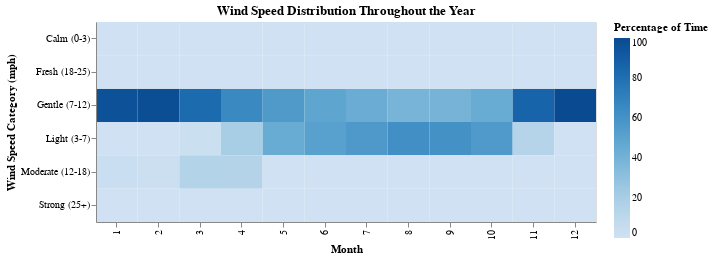

The cell this chart's notebook holds for it:
### Code cell
# Wind speed distribution analysis
wind_speed_dist = df[['Month', 'Season', 'HLY-WIND-AVGSPD']].copy()
wind_speed_dist['Speed_Category'] = pd.cut(wind_speed_dist['HLY-WIND-AVGSPD'], 
                                          bins=[0, 3, 7, 12, 18, 25, float('inf')],
                                          labels=['Calm (0-3)', 'Light (3-7)', 'Gentle (7-12)', 
                                                 'Moderate (12-18)', 'Fresh (18-25)', 'Strong (25+)'])

# Create wind speed distribution heatmap
speed_dist = wind_speed_dist.groupby(['Month', 'Speed_Category']).size().reset_index(name='Count')
speed_dist['Percentage'] = speed_dist.groupby('Month')['Count'].transform(lambda x: (x / x.sum()) * 100)

speed_heatmap = alt.Chart(speed_dist).mark_rect().encode(
    x=alt.X('Month:O', title='Month'),
    y=alt.Y('Speed_Category:N', title='Wind Speed Category (mph)'),
    color=alt.Color('Percentage:Q', 
                    scale=alt.Scale(scheme='blues'),
                    title='Percentage of Time'),
    tooltip=['Month:O', 'Speed_Category:N', 'Percentage:Q']
).properties(
    width=500,
    height=200,
    title='Wind Speed Distribution Throughout the Year'
)

speed_heatmap

### Figure 1 — Vega-Lite specification as saved in the notebook (floating-point values rounded to 4 significant figures)
{"config": {"view": {"continuousWidth": 300, "continuousHeight": 300}}, "data": {"name": "data-be652c226de4b5d36e2c7075203129cc"}, "mark": {"type": "rect"}, "encoding": {"color": {"field": "Percentage", "scale": {"scheme": "blues"}, "title": "Percentage of Time", "type": "quantitative"}, "tooltip": [{"field": "Month", "type": "ordinal"}, {"field": "Speed_Category", "type": "nominal"}, {"field": "Percentage", "type": "quantitative"}], "x": {"field": "Month", "title": "Month", "type": "ordinal"}, "y": {"field": "Speed_Category", "title": "Wind Speed Category (mph)", "type": "nominal"}}, "height": 200, "title": "Wind Speed Distribution Throughout the Year", "width": 500, "$schema": "https://vega.github.io/schema/vega-lite/v5.20.1.json", "datasets": {"data-be652c226de4b5d36e2c7075203129cc": [{"Month": 1, "Speed_Category": "Calm (0-3)", "Count": 0, "Percentage": 0.0}, {"Month": 1, "Speed_Category": "Light (3-7)", "Count": 0, "Percentage": 0.0}, {"Month": 1, "Speed_Category": "Gentle (7-12)", "Count": 716, "Percentage": 96.24}, {"Month": 1, "Speed_Category": "Moderate (12-18)", "Count": 28, "Percentage": 3.763}, {"Month": 1, "Speed_Category": "Fresh (18-25)", "Count": 0, "Percentage": 0.0}, {"Month": 1, "Speed_Category": "Strong (25+)", "Count": 0, "Percentage": 0.0}, {"Month": 2, "Speed_Category": "Calm (0-3)", "Count": 0, "Percentage": 0.0}, {"Month": 2, "Speed_Category": "Light (3-7)", "Count": 0, "Percentage": 0.0}, {"Month": 2, "Speed_Category": "Gentle (7-12)", "Count": 658, "Percentage": 97.92}, {"Month": 2, "Speed_Category": "Moderate (12-18)", "Count": 14, "Percentage": 2.083}, {"Month": 2, "Speed_Category": "Fresh (18-25)", "Count": 0, "Percentage": 0.0}, {"Month": 2, "Speed_Category": "Strong (25+)", "Count": 0, "Percentage": 0.0}, {"Month": 3, "Speed_Category": "Calm (0-3)", "Count": 0, "Percentage": 0.0}, {"Month": 3, "Speed_Category": "Light (3-7)", "Count": 20, "Percentage": 2.688}, {"Month": 3, "Speed_Category": "Gentle (7-12)", "Count": 609, "Percentage": 81.85}, {"Month": 3, "Speed_Category": "Moderate (12-18)", "Count": 115, "Percentage": 15.46}, {"Month": 3, "Speed_Category": "Fresh (18-25)", "Count": 0, "Percentage": 0.0}, {"Month": 3, "Speed_Category": "Strong (25+)", "Count": 0, "Percentage": 0.0}, {"Month": 4, "Speed_Category": "Calm (0-3)", "Count": 0, "Percentage": 0.0}, {"Month": 4, "Speed_Category": "Light (3-7)", "Count": 144, "Percentage": 20.0}, {"Month": 4, "Speed_Category": "Gentle (7-12)", "Count": 470, "Percentage": 65.28}, {"Month": 4, "Speed_Category": "Moderate (12-18)", "Count": 106, "Percentage": 14.72}, {"Month": 4, "Speed_Category": "Fresh (18-25)", "Count": 0, "Percentage": 0.0}, {"Month": 4, "Speed_Category": "Strong (25+)", "Count": 0, "Percentage": 0.0}, {"Month": 5, "Speed_Category": "Calm (0-3)", "Count": 0, "Percentage": 0.0}, {"Month": 5, "Speed_Category": "Light (3-7)", "Count": 334, "Percentage": 44.89}, {"Month": 5, "Speed_Category": "Gentle (7-12)", "Count": 410, "Percentage": 55.11}, {"Month": 5, "Speed_Category": "Moderate (12-18)", "Count": 0, "Percentage": 0.0}, {"Month": 5, "Speed_Category": "Fresh (18-25)", "Count": 0, "Percentage": 0.0}, {"Month": 5, "Speed_Category": "Strong (25+)", "Count": 0, "Percentage": 0.0}, {"Month": 6, "Speed_Category": "Calm (0-3)", "Count": 0, "Percentage": 0.0}, {"Month": 6, "Speed_Category": "Light (3-7)", "Count": 370, "Percentage": 51.39}, {"Month": 6, "Speed_Category": "Gentle (7-12)", "Count": 350, "Percentage": 48.61}, {"Month": 6, "Speed_Category": "Moderate (12-18)", "Count": 0, "Percentage": 0.0}, {"Month": 6, "Speed_Category": "Fresh (18-25)", "Count": 0, "Percentage": 0.0}, {"Month": 6, "Speed_Category": "Strong (25+)", "Count": 0, "Percentage": 0.0}, {"Month": 7, "Speed_Category": "Calm (0-3)", "Count": 0, "Percentage": 0.0}, {"Month": 7, "Speed_Category": "Light (3-7)", "Count": 417, "Percentage": 56.05}, {"Month": 7, "Speed_Category": "Gentle (7-12)", "Count": 327, "Percentage": 43.95}, {"Month": 7, "Speed_Category": "Moderate (12-18)", "Count": 0, "Percentage": 0.0}, {"Month": 7, "Speed_Category": "Fresh (18-25)", "Count": 0, "Percentage": 0.0}, {"Month": 7, "Speed_Category": "Strong (25+)", "Count": 0, "Percentage": 0.0}, {"Month": 8, "Speed_Category": "Calm (0-3)", "Count": 0, "Percentage": 0.0}, {"Month": 8, "Speed_Category": "Light (3-7)", "Count": 458, "Percentage": 61.56}, {"Month": 8, "Speed_Category": "Gentle (7-12)", "Count": 286, "Percentage": 38.44}, {"Month": 8, "Speed_Category": "Moderate (12-18)", "Count": 0, "Percentage": 0.0}, {"Month": 8, "Speed_Category": "Fresh (18-25)", "Count": 0, "Percentage": 0.0}, {"Month": 8, "Speed_Category": "Strong (25+)", "Count": 0, "Percentage": 0.0}, {"Month": 9, "Speed_Category": "Calm (0-3)", "Count": 0, "Percentage": 0.0}, {"Month": 9, "Speed_Category": "Light (3-7)", "Count": 437, "Percentage": 60.69}, {"Month": 9, "Speed_Category": "Gentle (7-12)", "Count": 283, "Percentage": 39.31}, {"Month": 9, "Speed_Category": "Moderate (12-18)", "Count": 0, "Percentage": 0.0}, {"Month": 9, "Speed_Category": "Fresh (18-25)", "Count": 0, "Percentage": 0.0}, {"Month": 9, "Speed_Category": "Strong (25+)", "Count": 0, "Percentage": 0.0}, {"Month": 10, "Speed_Category": "Calm (0-3)", "Count": 0, "Percentage": 0.0}, {"Month": 10, "Speed_Category": "Light (3-7)", "Count": 412, "Percentage": 55.38}, {"Month": 10, "Speed_Category": "Gentle (7-12)", "Count": 332, "Percentage": 44.62}, {"Month": 10, "Speed_Category": "Moderate (12-18)", "Count": 0, "Percentage": 0.0}, {"Month": 10, "Speed_Category": "Fresh (18-25)", "Count": 0, "Percentage": 0.0}, {"Month": 10, "Speed_Category": "Strong (25+)", "Count": 0, "Percentage": 0.0}, {"Month": 11, "Speed_Category": "Calm (0-3)", "Count": 0, "Percentage": 0.0}, {"Month": 11, "Speed_Category": "Light (3-7)", "Count": 103, "Percentage": 14.31}, {"Month": 11, "Speed_Category": "Gentle (7-12)", "Count": 617, "Percentage": 85.69}, {"Month": 11, "Speed_Category": "Moderate (12-18)", "Count": 0, "Percentage": 0.0}, {"Month": 11, "Speed_Category": "Fresh (18-25)", "Count": 0, "Percentage": 0.0}, {"Month": 11, "Speed_Category": "Strong (25+)", "Count": 0, "Percentage": 0.0}, {"Month": 12, "Speed_Category": "Calm (0-3)", "Count": 0, "Percentage": 0.0}, {"Month": 12, "Speed_Category": "Light (3-7)", "Count": 0, "Percentage": 0.0}, {"Month": 12, "Speed_Category": "Gentle (7-12)", "Count": 744, "Percentage": 100.0}, {"Month": 12, "Speed_Category": "Moderate (12-18)", "Count": 0, "Percentage": 0.0}, {"Month": 12, "Speed_Category": "Fresh (18-25)", "Count": 0, "Percentage": 0.0}, {"Month": 12, "Speed_Category": "Strong (25+)", "Count": 0, "Percentage": 0.0}]}}
